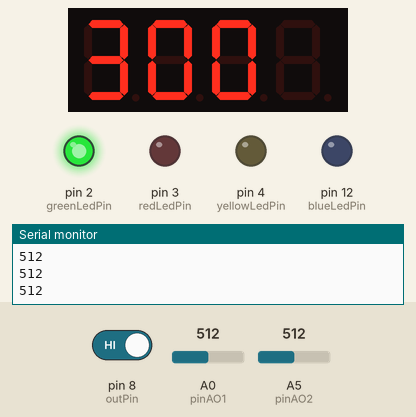
Bench run of a sketch on a simulated Arduino Uno, built with avr-gcc and run on an emulated ATmega328P. On the bench: 4-digit seven-segment display, output pins drawn as LEDs (lit = HIGH), the last lines printed to the serial monitor. Inputs (shaded band) come from the test bench; at power-on: A5 (pinAO2) = 512, A0 (pinAO1) = 512, pin 8 (outPin) HIGH.

Above: at 1.2 s.
1.3 s: A5 (pinAO2) set to 952
2.8 s: A5 (pinAO2) set to 978
At 4.1 s:
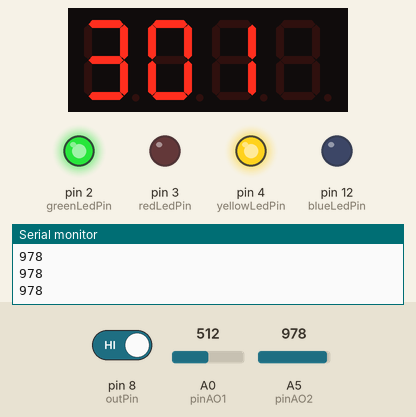
4.4 s: A0 (pinAO1) set to 953
5.9 s: A0 (pinAO1) set to 978
At 6.6 s:
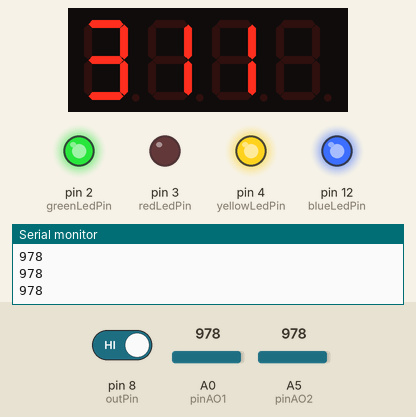
7.5 s: pin 8 (outPin) driven LOW
At 8.4 s:
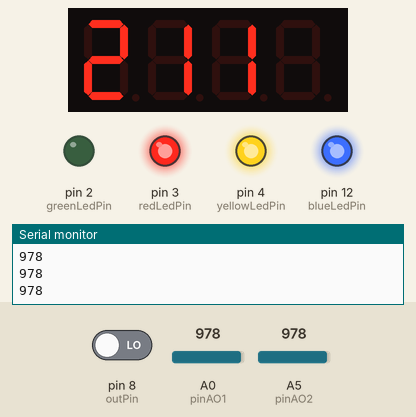
9.0 s: A5 (pinAO2) set to 955
At 10.2 s:
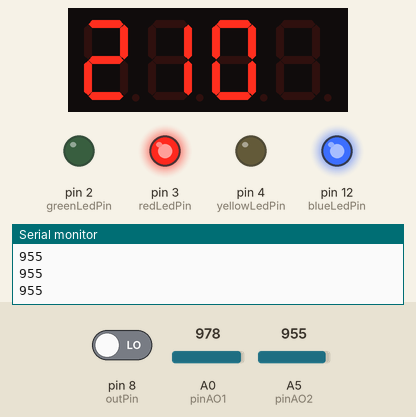
Timing chart, 0 to 11.6 s (numbered marks = the images above; inputs shaded):
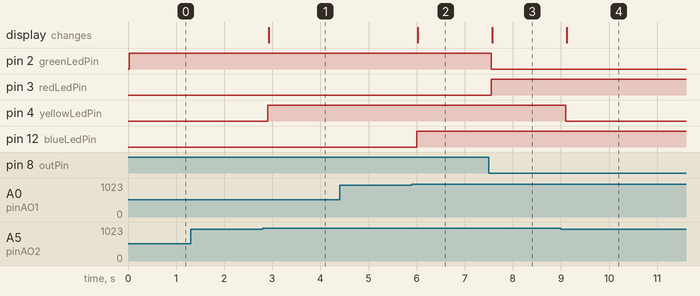

Measured:
- the behaviour switches between 965 and 966 on A5 (pinAO2) (found by bisection; images 0 and 1)
- the behaviour switches between 965 and 966 on A0 (pinAO1) (found by bisection; images 1 and 2)
- after the input at 2.8 s, pin 4 (yellowLedPin): LOW → HIGH after 0.10 s; the display: changes after 0.12 s (image 1)
- after the input at 5.9 s, pin 12 (blueLedPin): LOW → HIGH after 0.10 s; the display: changes after 0.12 s (image 2)
- after the input at 7.5 s, pin 2 (greenLedPin): HIGH → LOW after 0.05 s; pin 3 (redLedPin): LOW → HIGH after 0.05 s; the display: changes after 0.07 s (image 3)
- after the input at 9.0 s, pin 4 (yellowLedPin): HIGH → LOW after 0.10 s; the display: changes after 0.13 s (image 4)

The sketch:

demo1_area.ino
```cpp
#include <TM1637Display.h>

#define CLK 6
#define DIO 5

TM1637Display display(CLK, DIO);
uint8_t data[] = { 0x00, 0x00, 0x00, 0x00 };

// 주차장 빈 자릿수
volatile int generalArea = 3;
int eletricArea = 1;
int disabledArea = 1;

// 적외선 센서와 각 LED 핀
int pinAO1 = A0;
int blueLedPin = 12;

int outPin = 8;
int redLedPin = 3;
int greenLedPin = 2;

int pinAO2 = A5;
int yellowLedPin = 4;

void setup() {
  Serial.begin(9600);

  pinMode(pinAO1, INPUT);
  pinMode(blueLedPin, OUTPUT);

  pinMode(outPin, INPUT);
  pinMode(redLedPin, OUTPUT);
  pinMode(greenLedPin, OUTPUT);

  pinMode(pinAO2, INPUT);
  pinMode(yellowLedPin, OUTPUT);

  attachInterrupt(digitalPinToInterrupt(redLedPin), countUp, FALLING);
  attachInterrupt(digitalPinToInterrupt(greenLedPin), countDown, FALLING);
  display.setBrightness(8);  // 밝기 설정 범위는 0 ~ 16

  // 주차 구역 빈 자릿수 표시
  displayArea();
}

void countUp() {
  generalArea++;
}

void countDown() {
  generalArea--;
}

void displayArea() {
  // 주차 구역 빈 자릿수 표시
  data[0] = display.encodeDigit(generalArea);
  data[1] = display.encodeDigit(eletricArea);
  data[2] = display.encodeDigit(disabledArea);
  display.setSegments(data);  // 배열 출력
}

void loop() {
  int dist1 = analogRead(pinAO1);

  if (dist1 <= 965) {
    // 파란색 LED 끄기
    digitalWrite(blueLedPin, LOW);
    eletricArea = 0;
  } else {
    // 파란색 LED 켜기
    digitalWrite(blueLedPin, HIGH);
    eletricArea = 1;
  }

  int dist2 = digitalRead(outPin);
  if (dist2 == LOW) {
    // 빨간색 LED 켜기, 초록색 LED 끄기
    digitalWrite(redLedPin, HIGH);
    digitalWrite(greenLedPin, LOW);
  } else {
    // 빨간색 LED 끄기, 초록색 LED 켜기
    digitalWrite(redLedPin, LOW);
    digitalWrite(greenLedPin, HIGH);
  }

  int dist3 = analogRead(pinAO2);
  Serial.println(dist3);
  if (dist3 <= 965) {
    // 노란색 LED 끄기
    digitalWrite(yellowLedPin, LOW);
    disabledArea = 0;
  } else {
    // 노란색 LED 켜기
    digitalWrite(yellowLedPin, HIGH);
    disabledArea = 1;
  }

  displayArea();

  delay(200);
}
```
